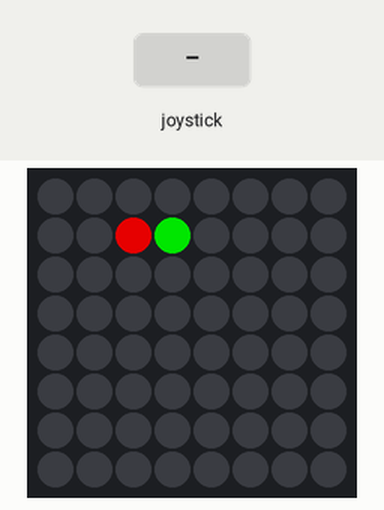
This program was run on a simulated Raspberry Pi (BCM pin numbers) with a Sense HAT. On the bench: the Sense HAT's 8×8 RGB LED matrix. The test bench sets the inputs (shaded band). Dim RGB values are drawn brighter than linear; random numbers come from a fixed seed; the 64×8 strip is a reading aid, not a part: it shows the text the matrix is scrolling, unrolled, one strip-width of it at a time.

Above: at 9.2 s.
9.3 s: joystick pushed left
At 9.7 s:
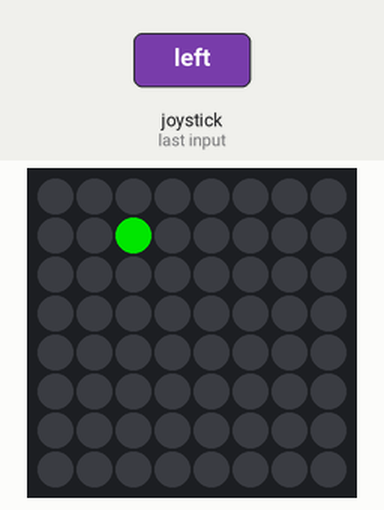
12.3 s: joystick pushed up
At 12.99 s:
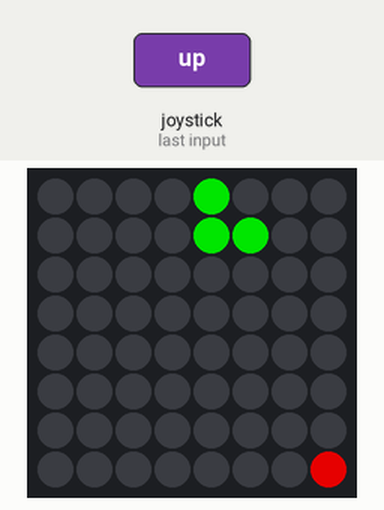
15.6 s: joystick pushed right
At 16.22 s:
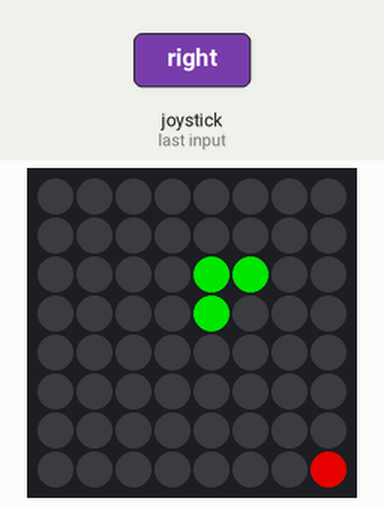
18.8 s: joystick pushed down
At 19.45 s:
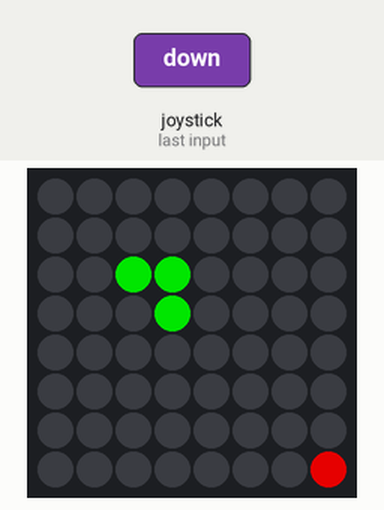
22.1 s: joystick pushed left
At 22.68 s:
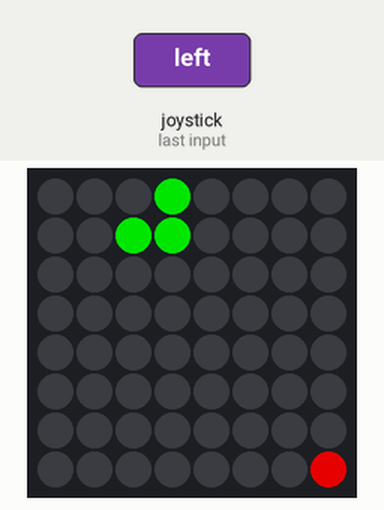
25.3 s: joystick pushed down
At 25.9 s:
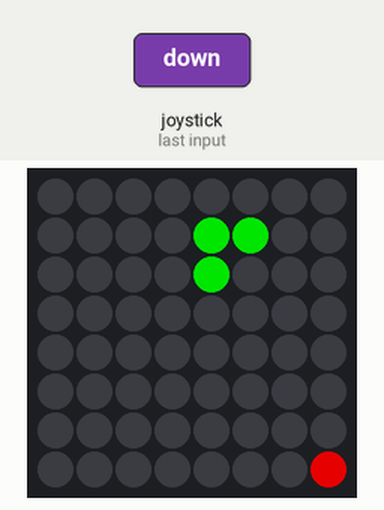

Measured:
- what the display in image 1 shows lasts 0.5 s, from 9.4 s to 9.9 s

The program:

SnakeGame.py
```python
# By Rishabh Jain
from sense_hat import SenseHat
from time import sleep
import random

sense = SenseHat()
sense.low_light = True

GREEN = (0, 255, 0)
RED = (255, 0, 0)
YELLOW = (255, 255, 0)
START_DELAY = 3
MATRIX_MIN_VALUE = 0
MATRIX_MAX_VALUE = 7
MATRIX_SIZE = 8

while True:
    gameOverFlag = False
    growSnakeFlag = False
    generateRandomFoodFlag = False
    snakeMovementDelay = 0.5
    snakeMovementDelayDecrease = -0.02
    score = 0

    sense.clear()
    sense.show_message("SNAKE GAME")

    # Set default snake starting position (values are chosen by preference)
    snakePosX = [3]
    snakePosY = [6]

    # Generate random food position
    while True:
        foodPosX = random.randint(0, 7)
        foodPosY = random.randint(0, 7)
        if foodPosX != snakePosX[0] or foodPosY != snakePosY[0]:
            break

    # Set default snake starting direction (values are chosen by preference)
    movementX = 0
    movementY = -1

    while not gameOverFlag:
        # Check if snake eats food
        if foodPosX == snakePosX[0] and foodPosY == snakePosY[0]:
            growSnakeFlag = True
            generateRandomFoodFlag = True
            snakeMovementDelay += snakeMovementDelayDecrease
            score = score + 1

        # Check if snake bites itself
        for i in range(1, len(snakePosX)):
            if snakePosX[i] == snakePosX[0] and snakePosY[i] == snakePosY[0]:
                gameOverFlag = True

        # Check if game-over
        if gameOverFlag:
            break

        # Check joystick events
        for event in sense.stick.get_events():
            if event.direction == "left" and movementX != 1:
                movementX = -1
                movementY = 0
            elif event.direction == "right" and movementX != -1:
                movementX = 1
                movementY = 0
            elif event.direction == "up" and movementY != 1:
                movementY = -1
                movementX = 0
            elif event.direction == "down" and movementY != -1:
                movementY = 1
                movementX = 0

        # Grow snake
        if growSnakeFlag:
            growSnakeFlag = False
            snakePosX.append(0)
            snakePosY.append(0)

        # Move snake
        for i in range((len(snakePosX) - 1), 0, -1):
            snakePosX[i] = snakePosX[i - 1]
            snakePosY[i] = snakePosY[i - 1]

        snakePosX[0] += movementX
        snakePosY[0] += movementY

        # Check game borders
        if snakePosX[0] > MATRIX_MAX_VALUE:
            snakePosX[0] -= MATRIX_SIZE
        elif snakePosX[0] < MATRIX_MIN_VALUE:
            snakePosX[0] += MATRIX_SIZE
        if snakePosY[0] > MATRIX_MAX_VALUE:
            snakePosY[0] -= MATRIX_SIZE
        elif snakePosY[0] < MATRIX_MIN_VALUE:
            snakePosY[0] += MATRIX_SIZE

        # Spawn random food
        if generateRandomFoodFlag:
            generateRandomFoodFlag = False
            retryFlag = True
            while retryFlag:
                foodPosX = random.randint(0, 7)
                foodPosY = random.randint(0, 7)
                retryFlag = False
                for x, y in zip(snakePosX, snakePosY):
                    if x == foodPosX and y == foodPosY:
                        retryFlag = True
                        break

        # Update matrix
        sense.clear()
        sense.set_pixel(foodPosX, foodPosY, RED)
        for x, y in zip(snakePosX, snakePosY):
            sense.set_pixel(x, y, GREEN)

        # Snake speed (game loop delay)
        sleep(snakeMovementDelay)

    # Blink the dead snake
    for loop in range (5):
        sense.clear()
        sense.set_pixel(foodPosX, foodPosY, RED)
        for x, y in zip(snakePosX, snakePosY):
            sense.set_pixel(x, y, RED)
        sleep(0.5)

        sense.clear()
        sense.set_pixel(foodPosX, foodPosY, RED)
        for x, y in zip(snakePosX, snakePosY):
            sense.set_pixel(x, y, GREEN)
        sleep(0.5)


    sense.clear()

# Display
    while score:
        sense.show_message("Score: {}".format(score), text_colour=YELLOW)
        # Press joystick middle button to play again
        for event in sense.stick.get_events():
            if event.direction == "middle":
                score = 0
            
```
